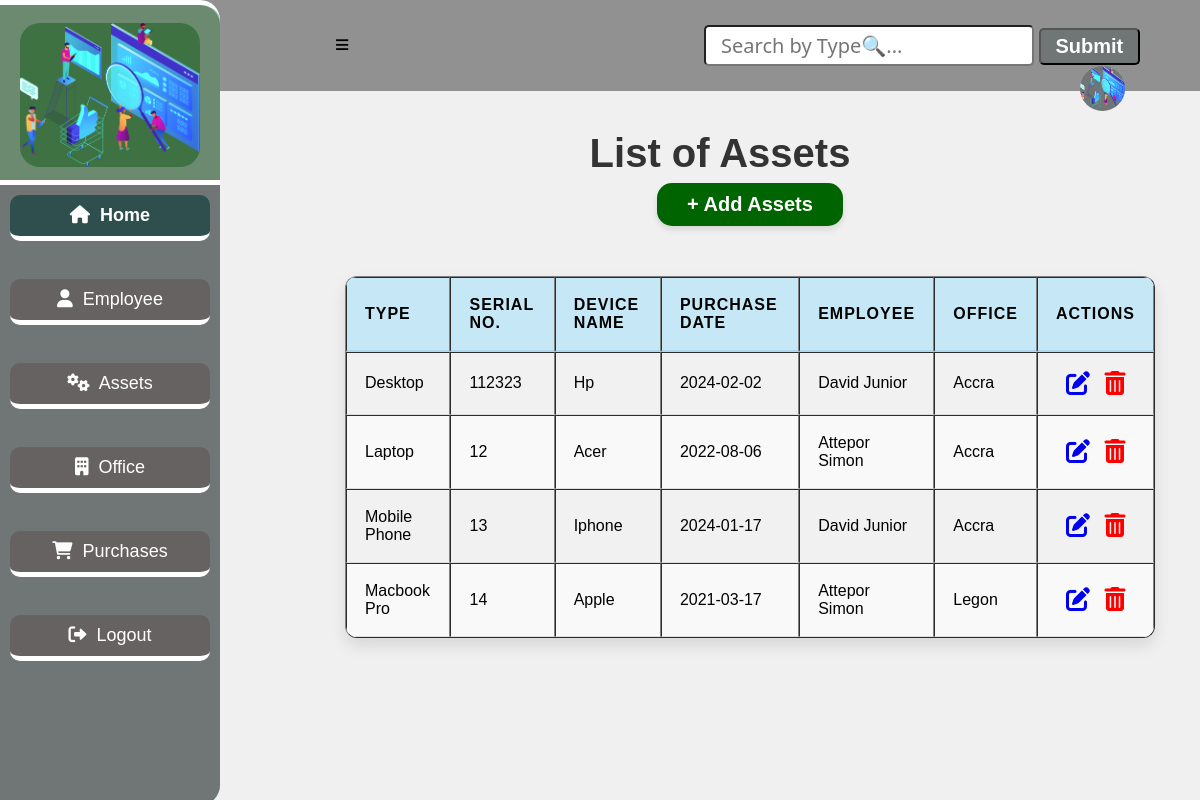
Screenshot of /equipment with the database file from the repository.
### app.py (models this page shows, shortened)
class Equipment(db.Model):
    __tablename__="equipment"
    barcode_number=db.Column(db.Integer, primary_key=True)
    type=db.Column(db.String(20))
    serial_number=db.Column(db.Integer)
    model_number=db.Column(db.Integer)
    purchase_date=db.Column(db.Integer, db.ForeignKey('purchases.id'))
    employee=db.Column(db.Integer, db.ForeignKey('employees.id'))
    location=db.Column(db.Integer, db.ForeignKey('locations.id'))
    purchase_rel=db.relationship('Purchase', backref='equipment_purchase')
    employee_rel=db.relationship('Employee', backref='equipment_employee')
    location_rel=db.relationship('Location', backref='equipment_location')

### app.py (the view)
@app.route('/equipment')
def equipment_index():
    equipment = Equipment.query.all()
    return render_template('equipmentList.html', equipment = equipment)

### app.py (called while the page is built)
@app.before_request
def create_table():
    db.create_all()

### templates/equipmentList.html (shortened to what this page needs)
<!DOCTYPE html>
<html lang="en">
<head>
    <link rel="stylesheet" href="{{ url_for('static', filename='main.css') }}">
    <link rel="stylesheet" href="https://cdnjs.cloudflare.com/ajax/libs/font-awesome/4.7.0/css/font-awesome.min.css">
    <link rel="stylesheet" href="https://cdnjs.cloudflare.com/ajax/libs/font-awesome/6.0.0-beta3/css/all.min.css">
</head>
<body>
    <div class="header">
        <a href="#" id="sidebar-icon">&#8801;</a>
        <input type="search" id="query" name="search" placeholder="Search by Type🔍...">
        <button id="search-button">Submit</button>
        <a href="#"><img src="{{ url_for('static', filename='bg4.png') }}" alt="Logo"></a>
    </div>
    <section class="sidebar">
        <div class="logo">
            <img src="{{ url_for('static', filename='bg4.png') }}" alt="Logo">
        </div>
        <div class="content">
            <a href="/entry_point" class="home active"><i class="fas fa-home"></i>&nbsp; Home</a><br>
            <a href="/employee" class="home"><i class="fas fa-user"></i>&nbsp;  Employee</a><br>
            <a href="/equipment" class="home"><i class="fas fa-cogs"></i>&nbsp;  Assets</a><br>
            <a href="/location" class="home"><i class="fas fa-building"></i>&nbsp;  Office</a><br>
            <a href="/purchase" class="home"><i class="fas fa-shopping-cart"></i> &nbsp; Purchases</a><br>
            <a href="/login" class="home"><i class="fas fa-sign-out-alt"></i>&nbsp;  Logout</a>
          </div>
    </section>
    <h1 class="marquee">List of Assets</h1>
    <div class="location-form">
        <a href="/add-equipment" class="btn1">+ Add Assets</a>
        <table border="1">
            <thead>
                <tr>
                    <th>Type</th>
                    <th>Serial No.</th>
                    <th>Device Name</th>
                    <th>Purchase Date</th>
                    <th>Employee</th>
                    <th>Office</th>
                    <th>Actions</th>
                </tr>
            </thead>
            <tbody id="table-results">
                {% for equip in equipment %}
                <tr>
                    <td>{{ equip.type }}</td>
                    <td>{{ equip.serial_number }}</td>
                    <td>{{ equip.model_number }}</td>
                    <td>{{ equip.purchase_date }}</td>
                    <td>{{ equip.employee }}</td>
                    <td>{{ equip.location }}</td>
                    <td class="action">
                        <a href="/edit_equipment/{{ equip.barcode_number }}"><i class="fa fa-edit" style="font-size:24px"></i></a>
                        <a href="/delete_equipment/{{ equip.barcode_number }}"><i class="fa fa-trash-o" style="font-size:24px"></i></a>
                    </td>
                </tr>
                {% endfor %}
            </tbody>
        </table>
    </div>
</body>
</html>

### static/main.css (style rules this page uses)
body { margin: 0; padding: 0; font-family: Verdana, sans-serif; background-color: #f0f0f0; height: auto; }
.header { background: #919191; padding: 25px; }
.header input { padding: 5px 15px; font-size: 20px; font-family: 'Segoe UI', Tahoma, Geneva, Verdana, sans-serif; border-radius: 5px; margin-left: 350px; }
.header button { padding: 5px 15px; font-size: 20px; border-radius: 5px; background: #707576; color: #fff; font-weight: bold; }
.header img { width: 45px; height: 45px; background: #707576; border-radius: 50%; float: right; justify-content: center; margin-right: 50px; transition: transform 0.3s ease; }
#sidebar-icon { margin-left: 310px; font-size: 25px; text-decoration: none; color: #000; font-weight: bold; cursor: pointer; transition: color 0.3s ease, transform 0.3s ease; }
.sidebar { position: fixed; top: 0; left: 0; width: 220px; height: 100vh; background: #a5c3c9; border-top: 5px solid #fff; border-radius: 0 20px 20px 0; overflow: hidden; transition: transform 0.3s ease, background 0.3s ease; }
.logo { width: 220px; height: 180px; background: rgba(104, 135, 106, 0.938); display: flex; justify-content: center; align-items: center; border-radius: 0 20px 0 0; }
.logo img { width: 180px; display: block; margin: auto; background-color: rgba(59, 112, 63, 0.938); border-radius: 20px; }
.content { background: #707576; width: 220px; height: calc(100vh - 180px); position: fixed; top: 180px; z-index: 1; border-top: 5px solid #fff; overflow-y: auto; border-radius: 0 0 20px 0; }
.content a { display: flex; text-decoration: none; color: #fff; font-size: 18px; border-bottom: 5px solid white; padding: 10px 15px; justify-content: center; transition: background 0.3s ease, transform 0.3s ease; border-radius: 10px; margin: 10px; }
.home { border: none; outline: none; padding: 10px 16px; background: #666262; cursor: pointer; }
.active, .home:hover { background: darkslategrey; color: black; font-weight: bold; }
h1 { display: flex; font-size: 40px; flex-wrap: wrap; justify-content: center; margin-left: 240px; margin-top: 40px; color: #333; }
.location-form { display: flex; justify-content: center; align-items: center; flex-direction: column; margin-left: 300px; }
table { width: 90%; max-width: 1000px; border-collapse: separate; border-spacing: 0; margin-top: 30px; margin-left: auto; margin-right: auto; background: #ffffff; border-radius: 12px; overflow: hidden; box-shadow: 0 8px 16px rgba(0, 0, 0, 0.1); }
th, td { padding: 18px; text-align: left; font-size: 1em; border-bottom: 1px solid #ddd; }
th { background-color: #c6e8f6; font-weight: bold; text-transform: uppercase; letter-spacing: 1px; border-bottom: 2px solid #b0d8ec; }
tbody tr:nth-child(even) { background-color: #f9f9f9; }
tbody tr:nth-child(odd) { background-color: #f1f1f1; }
.btn1 { background: darkgreen; color: #fff; font-size: 1em; padding: 10px 30px; border-radius: 15px; transition: background-color 0.25s, box-shadow 0.25s, transform 0.25s; margin-bottom: 20px; text-decoration: none; font-size: 20px; display: block; margin-top: -20px; font-weight: bold; box-shadow: 0 4px 6px rgba(0, 0, 0, 0.1); }
.marquee { text-align: center; }
.action a { margin-left: 10px; }
.action .fa-trash-o { color: red; }

### rows the page displays
Equipment: type "Desktop", serial_number "112323", model_number "Hp", purchase_date "2024-02-02", employee "David Junior", location "Accra"
Equipment: type "Laptop", serial_number "12", model_number "Acer", purchase_date "2022-08-06", employee "Attepor Simon", location "Accra"
Equipment: type "Mobile Phone", serial_number "13", model_number "Iphone", purchase_date "2024-01-17", employee "David Junior", location "Accra"
Equipment: type "Macbook Pro", serial_number "14", model_number "Apple", purchase_date "2021-03-17", employee "Attepor Simon", location "Legon"
